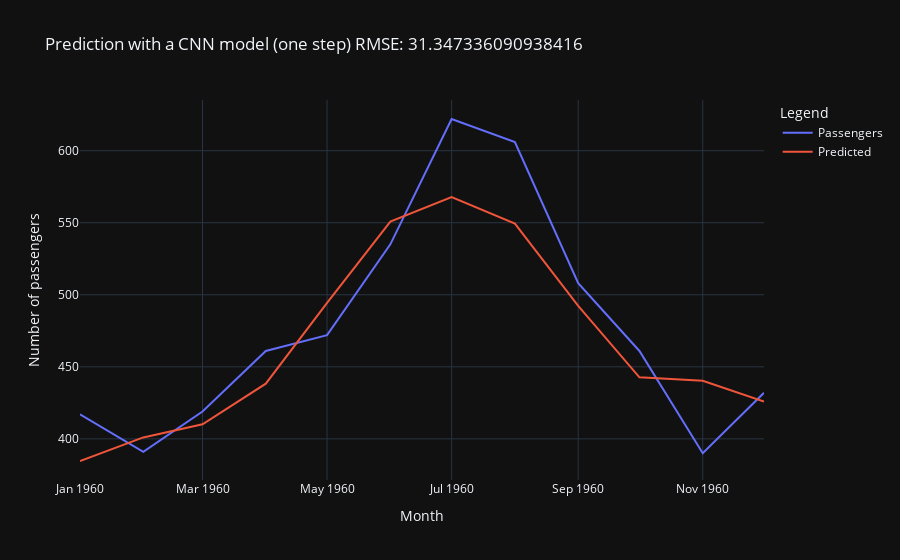

Notebook cell for this chart:
### Code cell
compared_df = test['1960-01-01':].copy()
compared_df['Predicted'] = list_predicted
print(compared_df.head(2))
rmse = np.sqrt(np.mean((compared_df.Passengers - compared_df.Predicted)**2))
fig = px.line(compared_df, x = compared_df.index, y= ['Passengers', 'Predicted'],
            labels = {'value': 'Number of passengers', 'variable': 'Legend'},
            title = f'Prediction with a CNN model (one step) RMSE: {rmse}')
fig.show()

### Figure 1 — Plotly figure (JSON) as saved in the notebook; plotly's stock layout.template omitted (floating-point values rounded to 4 significant figures)
{"data": [{"hovertemplate": "Legend=Passengers<br>Month=%{x}<br>Number of passengers=%{y}<extra></extra>", "legendgroup": "Passengers", "line": {"color": "#636efa", "dash": "solid"}, "marker": {"symbol": "circle"}, "mode": "lines", "name": "Passengers", "orientation": "v", "showlegend": true, "type": "scatter", "x": ["1960-01-01T00:00:00.000000000", "1960-02-01T00:00:00.000000000", "1960-03-01T00:00:00.000000000", "1960-04-01T00:00:00.000000000", "1960-05-01T00:00:00.000000000", "1960-06-01T00:00:00.000000000", "1960-07-01T00:00:00.000000000", "1960-08-01T00:00:00.000000000", "1960-09-01T00:00:00.000000000", "1960-10-01T00:00:00.000000000", "1960-11-01T00:00:00.000000000", "1960-12-01T00:00:00.000000000"], "xaxis": "x", "y": [417.0, 391.0, 419.0, 461.0, 472.0, 535.0, 622.0, 606.0, 508.0, 461.0, 390.0, 432.0], "yaxis": "y"}, {"hovertemplate": "Legend=Predicted<br>Month=%{x}<br>Number of passengers=%{y}<extra></extra>", "legendgroup": "Predicted", "line": {"color": "#EF553B", "dash": "solid"}, "marker": {"symbol": "circle"}, "mode": "lines", "name": "Predicted", "orientation": "v", "showlegend": true, "type": "scatter", "x": ["1960-01-01T00:00:00.000000000", "1960-02-01T00:00:00.000000000", "1960-03-01T00:00:00.000000000", "1960-04-01T00:00:00.000000000", "1960-05-01T00:00:00.000000000", "1960-06-01T00:00:00.000000000", "1960-07-01T00:00:00.000000000", "1960-08-01T00:00:00.000000000", "1960-09-01T00:00:00.000000000", "1960-10-01T00:00:00.000000000", "1960-11-01T00:00:00.000000000", "1960-12-01T00:00:00.000000000"], "xaxis": "x", "y": [384.6, 401.0, 410.1, 438.3, 494.4, 550.8, 567.8, 549.4, 492.2, 442.7, 440.3, 425.8], "yaxis": "y"}], "layout": {"legend": {"title": {"text": "Legend"}, "tracegroupgap": 0}, "title": {"text": "Prediction with a CNN model (one step) RMSE: 31.347336090938416"}, "xaxis": {"anchor": "y", "domain": [0, 1], "title": {"text": "Month"}}, "yaxis": {"anchor": "x", "domain": [0, 1], "title": {"text": "Number of passengers"}}}}
